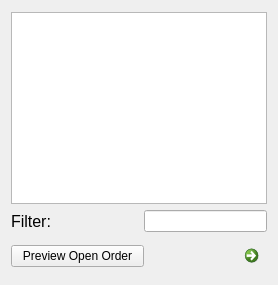
                <widget class="QWidget" name="tab_open_orders">
                 <attribute name="title">
                  <string>Open Orders</string>
                 </attribute>
                 <layout class="QVBoxLayout" name="verticalLayout_15">
                  <item>
                   <layout class="QVBoxLayout" name="vertical_layout_open_orders">
                    <item>
                     <spacer name="vertical_spacer_open_orders">
                      <property name="orientation">
                       <enum>Qt::Vertical</enum>
                      </property>
                      <property name="sizeType">
                       <enum>QSizePolicy::Minimum</enum>
                      </property>
                      <property name="sizeHint" stdset="0">
                       <size>
                        <width>20</width>
                        <height>1</height>
                       </size>
                      </property>
                     </spacer>
                    </item>
                    <item>
                     <widget class="ListViewModel" name="list_view_open_orders"/>
                    </item>
                    <item>
                     <layout class="QGridLayout" name="grid_layout_open_orders">
                      <item row="0" column="2" colspan="3">
                       <widget class="QLineEdit" name="line_edit_open_orders_filter"/>
                      </item>
                      <item row="1" column="3">
                       <spacer name="horizontal_spacer_open_orders_2">
                        <property name="orientation">
                         <enum>Qt::Horizontal</enum>
                        </property>
                        <property name="sizeHint" stdset="0">
                         <size>
                          <width>40</width>
                          <height>20</height>
                         </size>
                        </property>
                       </spacer>
                      </item>
                      <item row="0" column="1">
                       <spacer name="horizontal_spacer_open_orders_1">
                        <property name="orientation">
                         <enum>Qt::Horizontal</enum>
                        </property>
                        <property name="sizeHint" stdset="0">
                         <size>
                          <width>40</width>
                          <height>20</height>
                         </size>
                        </property>
                       </spacer>
                      </item>
                      <item row="1" column="0" colspan="3">
                       <widget class="QPushButton" name="btn_preview_open_orders">
                        <property name="text">
                         <string>Preview Open Order</string>
                        </property>
                       </widget>
                      </item>
                      <item row="0" column="0">
                       <widget class="QLabel" name="label_open_orders_filter">
                        <property name="font">
                         <font>
                          <pointsize>12</pointsize>
                         </font>
                        </property>
                        <property name="text">
                         <string>Filter:</string>
                        </property>
                       </widget>
                      </item>
                      <item row="1" column="4">
                       <widget class="QCommandLinkButton" name="btn_refresh_open_orders">
                        <property name="maximumSize">
                         <size>
                          <width>30</width>
                          <height>16777215</height>
                         </size>
                        </property>
                        <property name="text">
                         <string/>
                        </property>
                        <property name="icon">
                         <iconset>
                          <normaloff>../../Downloads/refreshBtn.png</normaloff>../../Downloads/refreshBtn.png</iconset>
                        </property>
                       </widget>
                      </item>
                     </layout>
                    </item>
                   </layout>
                  </item>
                 </layout>
                </widget>
